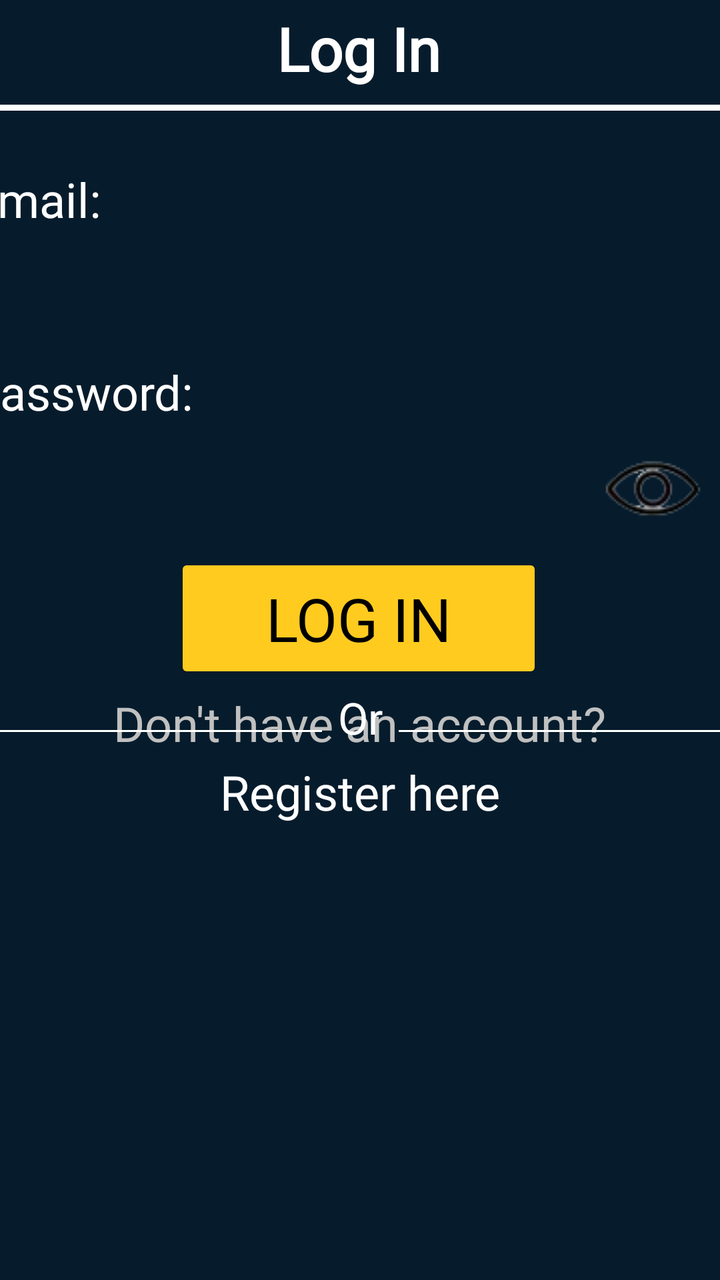
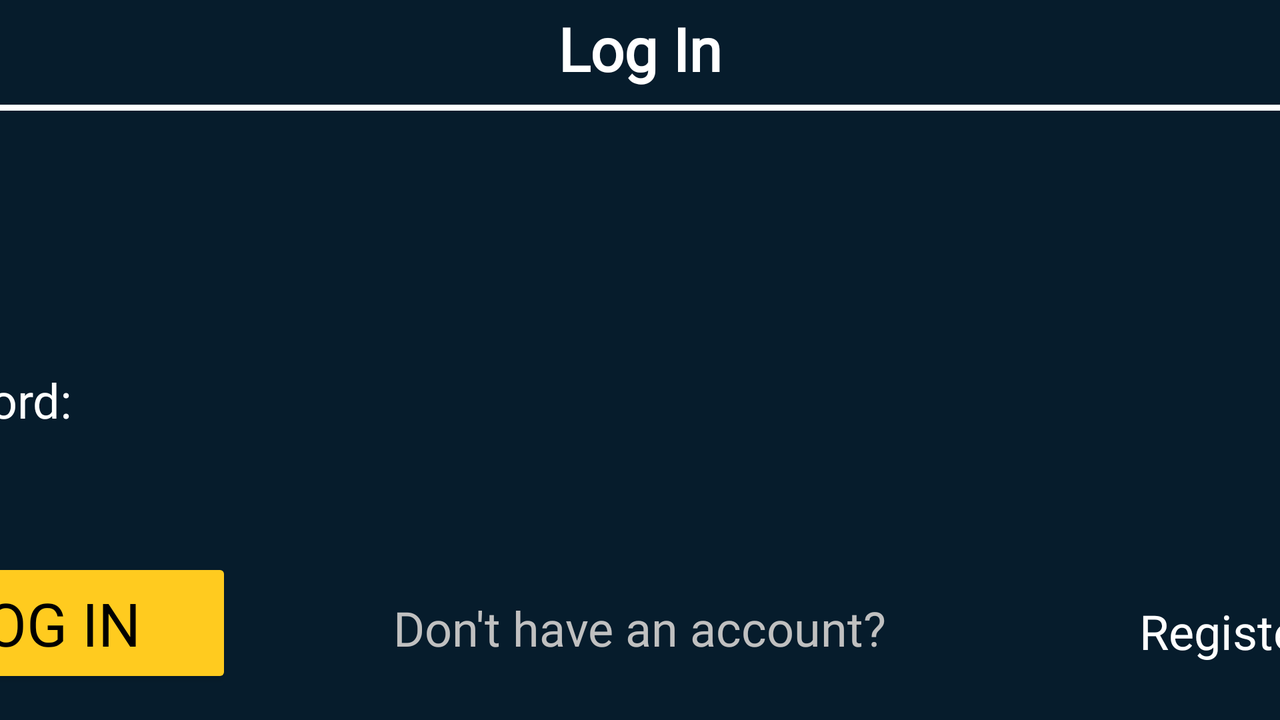

Two renders of one Android screen. The first uses the default layout on a phone; the second uses the alternative layout the repository ships for a different screen configuration, on a matching device. The two XML files are below.
<!-- AndroidManifest.xml: application theme Theme.TheAgora -->
<!-- res/layout/login.xml -->
<?xml version="1.0" encoding="utf-8"?>
<androidx.constraintlayout.widget.ConstraintLayout xmlns:android="http://schemas.android.com/apk/res/android"
    xmlns:app="http://schemas.android.com/apk/res-auto"
    xmlns:tools="http://schemas.android.com/tools"
    android:layout_width="match_parent"
    android:layout_height="match_parent"
    tools:context=".LoginActivity">

    

    

    

    

    

    

    

    

    <TextView
        android:id="@+id/heading"
        android:layout_width="wrap_content"
        android:layout_height="wrap_content"
        android:layout_marginTop="4dp"
        android:fontFamily="@font/montserrat_bold"
        android:text="Log In"
        android:textColor="@android:color/white"
        android:textSize="30sp"
        android:textStyle="bold"
        app:layout_constraintEnd_toEndOf="parent"
        app:layout_constraintHorizontal_bias="0.498"
        app:layout_constraintStart_toStartOf="parent"
        app:layout_constraintTop_toTopOf="parent" />

    <View
        android:id="@+id/heading_underline"
        android:layout_width="0dp"
        android:layout_height="3dp"
        android:layout_marginTop="8dp"
        android:background="@android:color/white"
        app:layout_constraintEnd_toEndOf="parent"
        app:layout_constraintHorizontal_bias="0.0"
        app:layout_constraintStart_toStartOf="parent"
        app:layout_constraintTop_toBottomOf="@id/heading" />

    <TextView
        android:id="@+id/email"
        android:layout_width="wrap_content"
        android:layout_height="wrap_content"
        android:layout_marginTop="28dp"
        android:fontFamily="@font/montserrat_bold"
        android:text="Email:"
        android:textColor="@android:color/white"
        android:textSize="24sp"
        app:layout_constraintStart_toStartOf="@+id/email_login"
        app:layout_constraintTop_toBottomOf="@id/heading_underline" />

    <EditText
        android:id="@+id/email_login"
        android:layout_width="385dp"
        android:layout_height="48dp"
        android:layout_marginTop="8dp"
        android:background="@drawable/white_box"
        android:ems="10"
        android:inputType="textEmailAddress"
        android:padding="10dp"
        app:layout_constraintEnd_toEndOf="parent"
        app:layout_constraintHorizontal_bias="0.615"
        app:layout_constraintStart_toStartOf="parent"
        app:layout_constraintTop_toBottomOf="@id/email" />

    

    <TextView
        android:id="@+id/passwordText"
        android:layout_width="wrap_content"
        android:layout_height="wrap_content"
        android:layout_marginTop="8dp"
        android:fontFamily="@font/montserrat_bold"
        android:text="Password:"
        android:textColor="@android:color/white"
        android:textSize="24sp"
        app:layout_constraintStart_toStartOf="@+id/email"
        app:layout_constraintTop_toBottomOf="@id/email_login" />

    <EditText
        android:id="@+id/passwordUI"
        android:layout_width="385dp"
        android:layout_height="48dp"
        android:layout_marginStart="8dp"
        android:layout_marginTop="8dp"
        android:layout_marginEnd="8dp"
        android:background="@drawable/white_box"
        android:ems="10"
        android:inputType="textPassword"
        android:padding="10dp"
        android:drawableEnd="@drawable/eye_off"
        app:layout_constraintEnd_toEndOf="@+id/email_login"
        app:layout_constraintStart_toStartOf="@+id/email_login"
        app:layout_constraintTop_toBottomOf="@id/passwordText" />

    <Button
        android:id="@+id/logIn_Button"
        android:layout_width="184dp"
        android:layout_height="65dp"
        android:backgroundTint="@color/nmu_yellow"
        android:fontFamily="@font/montserrat_bold"
        android:text="Log In"
        android:textColor="@android:color/black"
        android:textSize="30sp"
        app:layout_constraintBottom_toTopOf="@+id/login_text"
        app:layout_constraintEnd_toEndOf="parent"
        app:layout_constraintHorizontal_bias="0.497"
        app:layout_constraintStart_toStartOf="parent"
        app:layout_constraintTop_toBottomOf="@+id/passwordUI"
        app:layout_constraintVertical_bias="0.184" />

    <TextView
        android:id="@+id/login_text"
        android:layout_width="wrap_content"
        android:layout_height="wrap_content"
        android:layout_marginBottom="228dp"
        android:fontFamily="@font/montserrat_bold"
        android:onClick="registerAccount"
        android:text="Register here"
        android:textColor="@android:color/white"
        android:textSize="24sp"
        app:layout_constraintBottom_toBottomOf="parent"
        app:layout_constraintEnd_toEndOf="parent"
        app:layout_constraintStart_toStartOf="parent" />

    
    <TextView
        android:id="@+id/text2"
        android:layout_width="334dp"
        android:layout_height="35dp"
        android:fontFamily="@font/montserrat_bold"
        android:onClick="launchLogin"
        android:text="Don't have an account?"
        android:textAlignment="center"
        android:textColor="@color/my_gray"
        android:textSize="24sp"
        app:layout_constraintBottom_toTopOf="@+id/login_text"
        app:layout_constraintEnd_toEndOf="parent"
        app:layout_constraintHorizontal_bias="0.492"
        app:layout_constraintStart_toStartOf="parent"
        app:layout_constraintTop_toBottomOf="@+id/or_text"
        app:layout_constraintVertical_bias="0.979" />
    

    

    

    

    

    

    <View
        android:id="@+id/left_line"
        android:layout_width="0dp"
        android:layout_height="1dp"
        android:layout_marginEnd="8dp"
        android:background="@android:color/white"
        app:layout_constraintBottom_toBottomOf="@+id/or_text"
        app:layout_constraintEnd_toStartOf="@+id/or_text"
        app:layout_constraintHorizontal_bias="0.0"
        app:layout_constraintStart_toStartOf="parent"
        app:layout_constraintTop_toBottomOf="@+id/logIn_Button"
        app:layout_constraintVertical_bias="0.756" />

    <TextView
        android:id="@+id/or_text"
        android:layout_width="wrap_content"
        android:layout_height="wrap_content"
        android:text="Or"
        android:textColor="@android:color/white"
        android:textSize="22sp"
        app:layout_constraintBottom_toTopOf="@+id/login_text"
        app:layout_constraintEnd_toStartOf="@+id/right_line"
        app:layout_constraintHorizontal_bias="0.5"
        app:layout_constraintStart_toEndOf="@+id/left_line"
        app:layout_constraintTop_toBottomOf="@+id/logIn_Button"
        app:layout_constraintVertical_bias="0.272" />

    <View
        android:id="@+id/right_line"
        android:layout_width="0dp"
        android:layout_height="1dp"
        android:layout_marginStart="8dp"
        android:background="@android:color/white"
        app:layout_constraintBottom_toBottomOf="@+id/left_line"
        app:layout_constraintEnd_toEndOf="parent"
        app:layout_constraintStart_toEndOf="@+id/or_text"
        app:layout_constraintTop_toTopOf="@+id/left_line"
        app:layout_constraintVertical_bias="0.753" />


</androidx.constraintlayout.widget.ConstraintLayout>
<!-- resources referenced by this layout -->
<resources>
  <color name="my_gray">#C0C0C0</color>
  <color name="nmu_yellow">#FFCB1F</color>
  <!-- drawable eye_off: png bitmap (drawable, 2758 bytes) -->
  <style name="Theme.TheAgora" parent="Base.Theme.TheAgora" />
  <style name="Base.Theme.TheAgora" parent="Theme.AppCompat.Light.NoActionBar">
          
          <item name="android:statusBarColor">@color/nmu_blue</item>
          <item name="android:windowBackground">@color/nmu_blue</item>
      </style>
  <color name="nmu_blue">#061C2C</color>
</resources>
<!-- res/layout-land/login.xml (the repository's variant of the layout above) -->
<!-- drawn on the phone turned sideways -->
<?xml version="1.0" encoding="utf-8"?>
<androidx.constraintlayout.widget.ConstraintLayout xmlns:android="http://schemas.android.com/apk/res/android"
    xmlns:app="http://schemas.android.com/apk/res-auto"
    xmlns:tools="http://schemas.android.com/tools"
    android:layout_width="match_parent"
    android:layout_height="match_parent"
    tools:context=".LoginActivity">

    

    

    <TextView
        android:id="@+id/heading"
        android:layout_width="wrap_content"
        android:layout_height="wrap_content"
        android:layout_marginTop="4dp"
        android:fontFamily="@font/montserrat_bold"
        android:text="Log In"
        android:textColor="@android:color/white"
        android:textSize="30sp"
        android:textStyle="bold"
        app:layout_constraintEnd_toEndOf="parent"
        app:layout_constraintStart_toStartOf="parent"
        app:layout_constraintTop_toTopOf="parent" />

    <View
        android:id="@+id/heading_underline"
        android:layout_width="0dp"
        android:layout_height="3dp"
        android:layout_marginTop="8dp"
        android:background="@android:color/white"
        app:layout_constraintEnd_toEndOf="parent"
        app:layout_constraintStart_toStartOf="parent"
        app:layout_constraintTop_toBottomOf="@+id/heading" />

    

    

    <TextView
        android:id="@+id/email"
        android:layout_width="wrap_content"
        android:layout_height="wrap_content"
        android:layout_marginTop="32dp"
        android:fontFamily="@font/montserrat_bold"
        android:text="Email:"
        android:textColor="@android:color/white"
        android:textSize="24sp"
        app:layout_constraintStart_toStartOf="@+id/email_login"
        app:layout_constraintTop_toBottomOf="@+id/heading_underline" />

    <EditText
        android:id="@+id/email_login"
        android:layout_width="800dp"
        android:layout_height="48dp"
        android:layout_marginStart="8dp"
        android:layout_marginTop="8dp"
        android:background="@drawable/white_box"
        android:ems="10"
        android:inputType="textEmailAddress"
        android:padding="10dp"
        app:layout_constraintEnd_toEndOf="parent"
        app:layout_constraintStart_toStartOf="parent"
        app:layout_constraintTop_toBottomOf="@id/email" />

    

    

    <TextView
        android:id="@+id/passwordText"
        android:layout_width="wrap_content"
        android:layout_height="wrap_content"
        android:layout_marginTop="8dp"
        android:fontFamily="@font/montserrat_bold"
        android:text="Password:"
        android:textColor="@android:color/white"
        android:textSize="24sp"
        app:layout_constraintStart_toStartOf="@+id/email"
        app:layout_constraintTop_toBottomOf="@+id/email_login" />

    

    

    

    

    

    

    

    

    

    

    <EditText
        android:id="@+id/passwordUI"
        android:layout_width="800dp"
        android:layout_height="48dp"
        android:layout_marginTop="4dp"
        android:layout_marginEnd="8dp"
        android:background="@drawable/white_box"
        android:ems="10"
        android:inputType="textPassword"
        android:padding="10dp"
        android:drawableEnd="@drawable/eye_off"
        app:layout_constraintEnd_toEndOf="parent"
        app:layout_constraintHorizontal_bias="0.0"
        app:layout_constraintStart_toStartOf="@+id/email_login"
        app:layout_constraintTop_toBottomOf="@id/passwordText" />


    <Button
        android:id="@+id/logIn_Button"
        android:layout_width="184dp"
        android:layout_height="65dp"
        android:layout_marginTop="37dp"
        android:layout_marginBottom="16dp"
        android:backgroundTint="@color/nmu_yellow"
        android:fontFamily="@font/montserrat_bold"
        android:text="Log In"
        android:textColor="@android:color/black"
        android:textSize="30sp"
        app:layout_constraintBottom_toBottomOf="parent"
        app:layout_constraintEnd_toStartOf="@+id/text2"
        app:layout_constraintHorizontal_bias="0.17"
        app:layout_constraintStart_toStartOf="@+id/passwordUI"
        app:layout_constraintTop_toBottomOf="@+id/passwordUI"
        app:layout_constraintVertical_bias="1.0" />

    <TextView
        android:id="@+id/login_text"
        android:layout_width="wrap_content"
        android:layout_height="wrap_content"
        android:fontFamily="@font/montserrat_bold"
        android:onClick="registerAccount"
        android:text="Register here"
        android:textColor="@android:color/white"
        android:textSize="24sp"
        app:layout_constraintBottom_toBottomOf="@+id/text2"
        app:layout_constraintEnd_toEndOf="@+id/passwordUI"
        app:layout_constraintHorizontal_bias="0.854"
        app:layout_constraintStart_toEndOf="@+id/text2"
        app:layout_constraintTop_toTopOf="@+id/text2"
        app:layout_constraintVertical_bias="0.61" />

    <TextView
        android:id="@+id/text2"
        android:layout_width="334dp"
        android:layout_height="35dp"
        android:fontFamily="@font/montserrat_bold"
        android:onClick="launchLogin"
        android:text="Don't have an account?"
        android:textAlignment="center"
        android:textColor="@color/my_gray"
        android:textSize="24sp"
        app:layout_constraintBottom_toBottomOf="@+id/logIn_Button"
        app:layout_constraintEnd_toEndOf="parent"
        app:layout_constraintHorizontal_bias="0.499"
        app:layout_constraintStart_toStartOf="parent"
        app:layout_constraintTop_toTopOf="@+id/logIn_Button"
        app:layout_constraintVertical_bias="0.626" />

    <View
        android:id="@+id/left_line"
        android:layout_width="0dp"
        android:layout_height="1dp"
        android:layout_marginTop="92dp"
        android:background="@android:color/white"
        app:layout_constraintStart_toStartOf="parent"
        app:layout_constraintTop_toBottomOf="@+id/logIn_Button" />


</androidx.constraintlayout.widget.ConstraintLayout>
